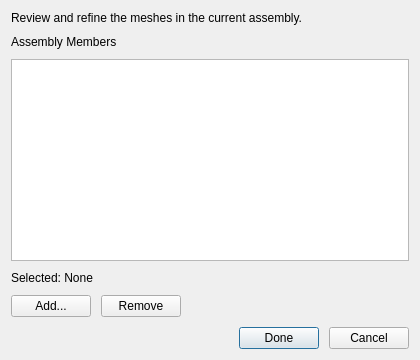
<?xml version="1.0" encoding="UTF-8"?>
<ui version="4.0">
 <class>ExplodedViewSelectionEditor</class>
 <widget class="QDialog" name="ExplodedViewSelectionEditor">
  <property name="geometry">
   <rect>
    <x>0</x>
    <y>0</y>
    <width>420</width>
    <height>360</height>
   </rect>
  </property>
  <property name="windowTitle">
   <string>Edit Selection</string>
  </property>
  <layout class="QVBoxLayout" name="verticalLayoutMain">
   <property name="spacing">
    <number>10</number>
   </property>
   <item>
    <widget class="QLabel" name="labelIntro">
     <property name="text">
      <string>Review and refine the meshes in the current assembly.</string>
     </property>
     <property name="wordWrap">
      <bool>true</bool>
     </property>
    </widget>
   </item>
   <item>
    <widget class="QLabel" name="labelMembers">
     <property name="text">
      <string>Assembly Members</string>
     </property>
    </widget>
   </item>
   <item>
   <widget class="QListWidget" name="listWidgetMembers">
     <property name="selectionMode">
      <enum>QAbstractItemView::ExtendedSelection</enum>
     </property>
     <property name="alternatingRowColors">
      <bool>true</bool>
     </property>
    </widget>
   </item>
   <item>
    <widget class="QLabel" name="labelSelected">
     <property name="text">
      <string>Selected: None</string>
     </property>
    </widget>
   </item>
   <item>
    <layout class="QHBoxLayout" name="horizontalLayoutActions">
     <item>
      <widget class="QPushButton" name="pushButtonAdd">
       <property name="text">
        <string>Add...</string>
       </property>
      </widget>
     </item>
     <item>
      <widget class="QPushButton" name="pushButtonRemove">
       <property name="text">
        <string>Remove</string>
       </property>
      </widget>
     </item>
     <item>
      <spacer name="horizontalSpacerActions">
       <property name="orientation">
        <enum>Qt::Orientation::Horizontal</enum>
       </property>
       <property name="sizeHint" stdset="0">
        <size>
         <width>40</width>
         <height>20</height>
        </size>
       </property>
      </spacer>
     </item>
    </layout>
   </item>
   <item>
    <layout class="QHBoxLayout" name="horizontalLayoutButtons">
     <item>
      <spacer name="horizontalSpacerButtons">
       <property name="orientation">
        <enum>Qt::Orientation::Horizontal</enum>
       </property>
       <property name="sizeHint" stdset="0">
        <size>
         <width>40</width>
         <height>20</height>
        </size>
       </property>
      </spacer>
     </item>
     <item>
      <widget class="QPushButton" name="pushButtonDone">
       <property name="text">
        <string>Done</string>
       </property>
       <property name="default">
        <bool>true</bool>
       </property>
      </widget>
     </item>
     <item>
      <widget class="QPushButton" name="pushButtonCancel">
       <property name="text">
        <string>Cancel</string>
       </property>
      </widget>
     </item>
    </layout>
   </item>
  </layout>
 </widget>
 <resources/>
 <connections/>
</ui>
